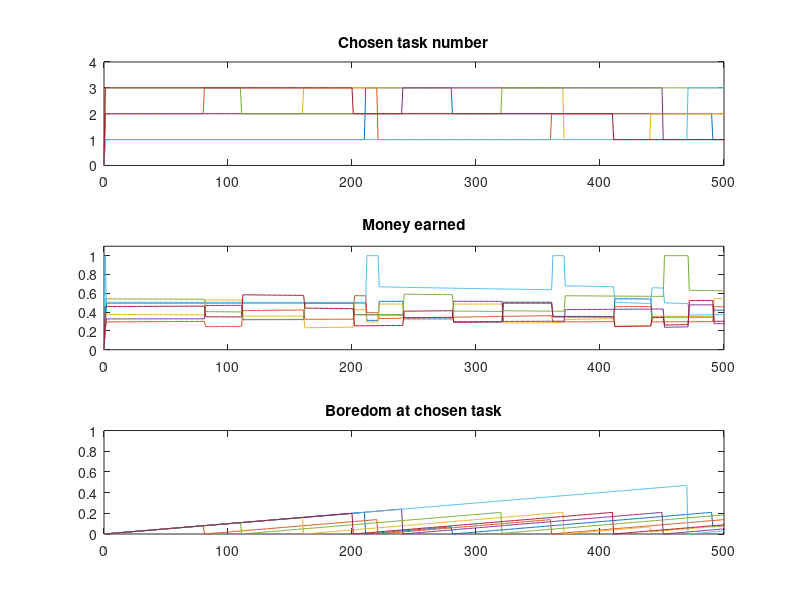

This figure's MATLAB source:
%Main function
clearvars;

%Initialize the variables:
N=7; %Number of persons
M=3; %Number of tasks

taskvalue = ones(1,M);
chosenTask = zeros(N,1);
productivity = 5 + randn(N,M);
boredom = zeros(N,M);
boredomAtChosenTask = zeros(N,1);
production = zeros(1,M);
money = zeros(N,1);
learning = 0.01;
forgetting = 0;
boredomIncrease = 0.001;
boredomDecrease = 0.0005;

%Variables for simulation
timesteps=500;
stepSize=1;
taskTime = zeros(N,1);
moneyTime = zeros(N,1);
boredomTime = zeros(N,1);

%initialize choice: everyone choses task where productivity is best
maxProductivity = zeros(N,1);
for i=1:N
    for j=1:M
        if(productivity(i,j) > maxProductivity(i,1))
            chosenTask(i,1) = j;
            maxProductivity(i,1) = productivity(i,j);
        end
    end
end

for t=0:timesteps
    %Update total production
    production = zeros(1,M);
    for i=1:N
        production(chosenTask(i,1)) =  production(chosenTask(i,1)) + productivity(i,chosenTask(i,1));
    end
    
    %Calculate who earns how much money
    for i=1:N
        money(i,1) = productivity(i,chosenTask(i,1)) / production(chosenTask(i,1));
    end
    
    %Update abilities
    for i=1:N
        for j=1:M
            if(chosenTask(i,1) == j)
                productivity(i,j) = min(10, productivity(i,j) + learning);
                boredom(i,j) = min(9, boredom(i,j) + boredomIncrease);
            else
                productivity(i,j) = max(4, productivity(i,j) - forgetting);
                boredom(i,j) = max(0, boredom(i,j) - boredomDecrease);
            end
        end
    end
    
    %Allow one person to change the job
    if(mod(t,10) == 0)
        theChosenOne = mod(t/10,N) + 1;
        maxGain=0;
        bestTask=0;
        for j=1:M
            if(j == chosenTask(theChosenOne,1))
                gain = productivity(theChosenOne,j) / production(chosenTask(theChosenOne,1));
            else
                gain = productivity(theChosenOne,j) / (production(1,j)+productivity(theChosenOne,j));
            end
            gain = gain - boredom(theChosenOne,j);
            if(gain > maxGain)
                maxGain=gain;
                bestTask=j;
            end
            %[theChosenOne j gain]
        end
        chosenTask(theChosenOne,1) = bestTask;
    end
    
    %Update boredom
    for i=1:N
        boredomAtChosenTask(i,1) = boredom(i,chosenTask(i,1));
    end
    
    taskTime = [taskTime chosenTask];
    moneyTime = [moneyTime money];
    boredomTime = [boredomTime boredomAtChosenTask];
end

time = 0:timesteps+1;

subplot(3,1,1)
plot(time, taskTime)
axis([0 timesteps 0 M+1])
title('Chosen task number');

subplot(3,1,2)
plot(time, moneyTime)
axis([0 timesteps 0 1.1])
title('Money earned');

subplot(3,1,3)
plot(time, boredomTime)
axis([0 timesteps 0 1])
title('Boredom at chosen task');
